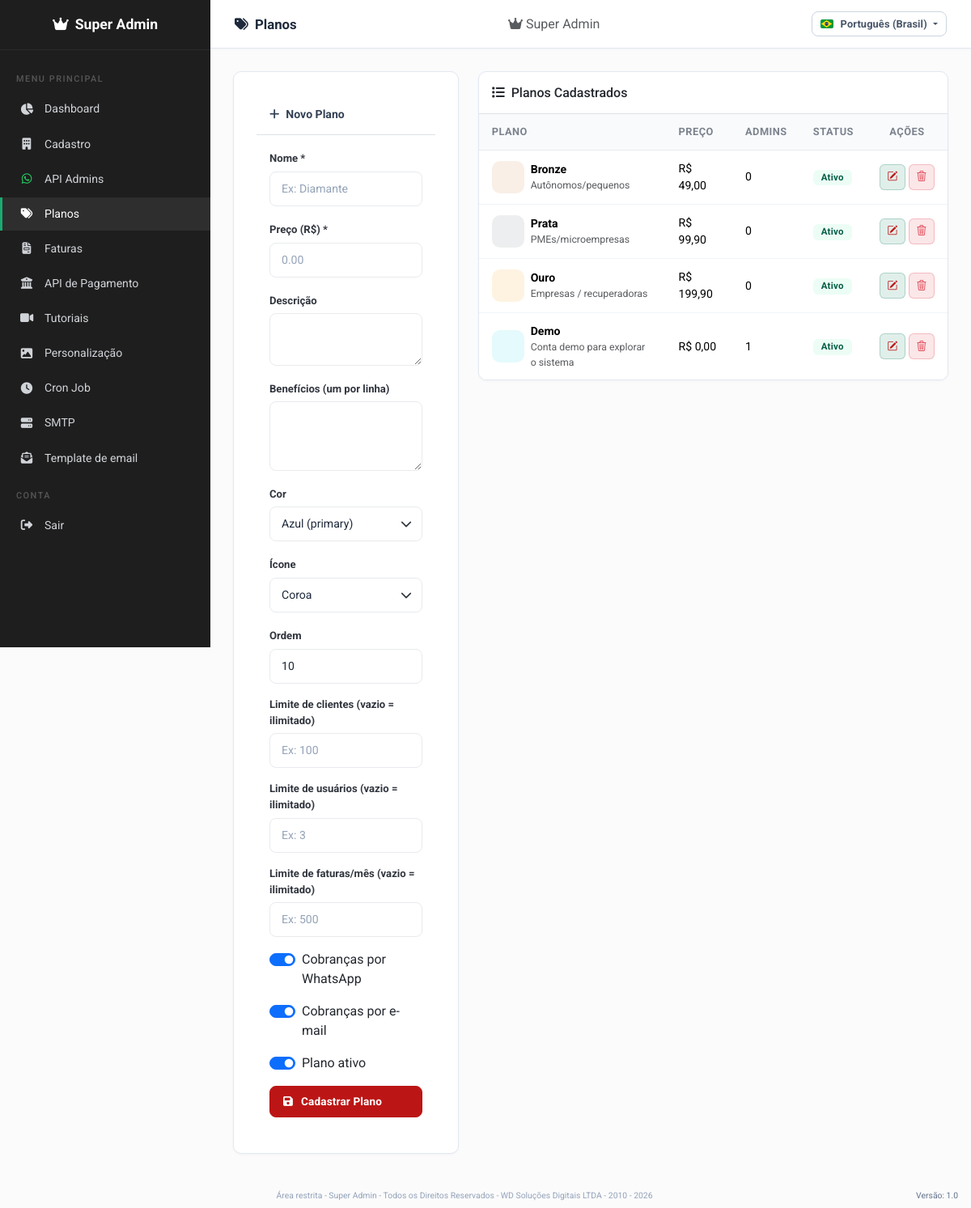
Page /superadmin/planos.php (signed in) on the committed database.
### tables this page shows
CREATE TABLE `planos` (
  `id` int(11) NOT NULL AUTO_INCREMENT,
  `nome` varchar(50) NOT NULL,
  `slug` varchar(50) NOT NULL,
  `preco` decimal(10,2) DEFAULT 0.00,
  `descricao` varchar(500) DEFAULT NULL,
  `beneficios` text DEFAULT NULL,
  `max_clientes` int(11) DEFAULT NULL,
  `max_usuarios` int(11) DEFAULT NULL,
  `max_faturas_mensais` int(11) DEFAULT NULL,
  `whatsapp_cobranca` tinyint(1) DEFAULT 1,
  `email_cobranca` tinyint(1) DEFAULT 1,
  `cor` varchar(20) DEFAULT 'secondary',
  `icon` varchar(100) DEFAULT NULL,
  `ativo` tinyint(1) DEFAULT 1,
  `ordem` int(11) DEFAULT 0,
  `criado_em` timestamp NOT NULL DEFAULT current_timestamp(),
  PRIMARY KEY (`id`),
  UNIQUE KEY `slug` (`slug`)
);

### config/settings.php (called while the page is built, shortened)
<?php
function planoCorHex($cor) {
    $mapa = [
        'primary'   => '#0d6efd',
        'secondary' => '#6c757d',
        'success'   => '#128a53',
        'warning'   => '#f59e0b',
        'danger'    => '#dc3545',
        'info'      => '#22d3ee',
        'bronze'    => '#cd7f32',
        'dark'      => '#1f2937',
        'light'     => '#adb5bd',
    ];
    $cor = strtolower(trim((string)$cor));
    return $mapa[$cor] ?? '#0f7b5c';
}

### superadmin/planos.php (the view, shortened to what this page needs)
<?php
$pdo = getConnection();
$planos = $pdo->query("SELECT p.*, (SELECT COUNT(*) FROM admin_planos ap WHERE ap.plano_id = p.id) AS total_admins FROM planos p ORDER BY p.ordem ASC")->fetchAll();
include __DIR__ . '/includes/header.php';
include __DIR__ . '/includes/sidebar.php';
?>
<div class="main-content">
    <div class="topbar">
        <div>
            <h5><i class="fas fa-tags me-1"></i> Planos</h5>
        </div>
        <div class="dropdown d-none d-md-block">
            <span class="text-muted"><i class="fas fa-crown me-1"></i>Super Admin</span>
        </div>
    </div>
    <div class="content-area fade-in">
        <div class="row g-4">
            <div class="col-lg-4">
                <div class="form-card">
                    <div class="p-3 border-bottom">
                        <h6 class="mb-0"><i class="fas fa-plus me-2"></i>Novo Plano</h6>
                    </div>
                    <div class="p-3">
                        <form method="POST">
                            <div class="mb-3">
                                <label class="form-label">Nome *</label>
                                <input type="text" name="nome" class="form-control" required placeholder="Ex: Diamante">
                            </div>
                            <div class="mb-3">
                                <label class="form-label">Preço (R$) *</label>
                                <input type="number" step="0.01" name="preco" class="form-control" required placeholder="0.00">
                            </div>
                            <div class="mb-3">
                                <label class="form-label">Descrição</label>
                                <textarea name="descricao" class="form-control" rows="2"></textarea>
                            </div>
                            <div class="mb-3">
                                <label class="form-label">Benefícios (um por linha)</label>
                                <textarea name="beneficios" class="form-control" rows="3"></textarea>
                            </div>
                            <div class="mb-3">
                                <label class="form-label">Cor</label>
                                <select name="cor" class="form-select">
                                    <option value="primary">Azul (primary)</option>
                                </select>
                            </div>
                            <div class="mb-3">
                                <label class="form-label">Ícone</label>
                                <select name="icon" class="form-select">
                                    <option value="fa-crown">Coroa <i class="fas fa-crown"></i></option>
                                </select>
                            </div>
                            <div class="mb-3">
                                <label class="form-label">Ordem</label>
                                <input type="number" name="ordem" class="form-control" value="10">
                            </div>
                            <div class="mb-3">
                                <label class="form-label">Limite de clientes (vazio = ilimitado)</label>
                                <input type="number" min="0" name="max_clientes" class="form-control" placeholder="Ex: 100">
                            </div>
                            <div class="mb-3">
                                <label class="form-label">Limite de usuários (vazio = ilimitado)</label>
                                <input type="number" min="0" name="max_usuarios" class="form-control" placeholder="Ex: 3">
                            </div>
                            <div class="mb-3">
                                <label class="form-label">Limite de faturas/mês (vazio = ilimitado)</label>
                                <input type="number" min="0" name="max_faturas_mensais" class="form-control" placeholder="Ex: 500">
                            </div>
                            <div class="mb-3 form-check form-switch">
                                <input class="form-check-input" type="checkbox" name="whatsapp_cobranca" id="planoWhats" checked>
                                <label class="form-check-label" for="planoWhats">Cobranças por WhatsApp</label>
                            </div>
                            <div class="mb-3 form-check form-switch">
                                <input class="form-check-input" type="checkbox" name="email_cobranca" id="planoEmail" checked>
                                <label class="form-check-label" for="planoEmail">Cobranças por e-mail</label>
                            </div>
                            <div class="mb-3 form-check form-switch">
                                <input class="form-check-input" type="checkbox" name="ativo" id="planoAtivo" checked>
                                <label class="form-check-label" for="planoAtivo">Plano ativo</label>
                            </div>
                            <button class="btn btn-primary w-100"><i class="fas fa-save me-1"></i>Cadastrar Plano</button>
                        </form>
                    </div>
                </div>
            </div>
            <div class="col-lg-8">
                <div class="table-card">
                    <div class="p-3 border-bottom">
                        <h6 class="mb-0"><i class="fas fa-list me-2"></i>Planos Cadastrados</h6>
                    </div>
                    <div class="table-responsive">
                        <table class="table table-hover">
                            <thead>
                                <tr>
                                    <th>Plano</th>
                                    <th>Preço</th>
                                    <th>Admins</th>
                                    <th>Status</th>
                                    <th class="text-center">Ações</th>
                                </tr>
                            </thead>
                            <tbody>
                                <?php if (empty($planos)): ?>
                                    <tr><td colspan="5" class="text-center text-muted py-4">Nenhum plano cadastrado</td></tr>
                                <?php else: foreach ($planos as $pl):
                                    $corHex = planoCorHex($pl['cor'] ?? 'secondary');
                                    $tinta = $corHex . '1f';
                                ?>
                                    <tr>
                                        <td>
                                            <div class="d-flex align-items-center gap-2">
                                                <span class="plano-ico-tile" style="background:<?= $tinta ?>;color:<?= $corHex ?>;" title="<?= htmlspecialchars($pl['icon'] ?: '') ?>">
                                                </span>
                                                <div>
                                                    <strong><?= htmlspecialchars($pl['nome']) ?></strong>
                                                    <?php if (!empty($pl['descricao'])): ?>
                                                        <small class="text-muted d-block"><?= htmlspecialchars($pl['descricao']) ?></small>
                                                    <?php endif; ?>
                                                </div>
                                            </div>
                                        </td>
                                        <td>R$ <?= number_format($pl['preco'], 2, ',', '.') ?></td>
                                        <td><?= $pl['total_admins'] ?></td>
                                        <td>
                                            <?php if ($pl['ativo']): ?>
                                                <span class="badge bg-success">Ativo</span>
                                            <?php else: ?>
                                                <span class="badge bg-secondary">Inativo</span>
                                            <?php endif; ?>
                                        </td>
                                        <td class="text-center">
                                            <div class="d-inline-flex gap-1">
                                                <a href="edit_plano.php?editar=<?= $pl['id'] ?>" class="acao-btn acao-btn-primary" title="Editar"><i class="bi bi-pencil-square"></i></a>
                                                <a href="planos.php?excluir=<?= $pl['id'] ?>" class="acao-btn acao-btn-danger" title="Excluir" onclick="return confirmarExclusao('<?= htmlspecialchars(addslashes($pl['nome'])) ?>', this.href);"><i class="bi bi-trash3"></i></a>
                                            </div>
                                        </td>
                                    </tr>
                                <?php endforeach; endif; ?>
                            </tbody>
                        </table>
                    </div>
                </div>
            </div>
        </div>
    </div>
</div>
<?php include __DIR__ . '/includes/footer.php'; ?>

### rows in the picture
planos: nome "Bronze", descricao "Autônomos/pequenos", preco "49,00", total_admins "0", ativo "Ativo"
planos: nome "Prata", descricao "PMEs/microempresas", preco "99,90", total_admins "0", ativo "Ativo"
planos: nome "Ouro", descricao "Empresas / recuperadoras", preco "199,90", total_admins "0", ativo "Ativo"
planos: nome "Demo", descricao "Conta demo para explorar o sistema", preco "0,00", total_admins "1", ativo "Ativo"

### other values in the picture
t('layout.super_admin') "Super Admin"
t('layout.menu_label') "MENU PRINCIPAL"
t('nav.dashboard') "Dashboard"
t('nav.cadastro') "Cadastro"
t('nav.api_admins') "API Admins"
t('nav.planos') "Planos"
t('nav.faturas') "Faturas"
t('nav.api_pagamento') "API de Pagamento"
t('nav.tutoriais') "Tutoriais"
t('nav.personalizacao') "Personalização"
t('nav.cron_job') "Cron Job"
t('layout.conta') "CONTA"
t('nav.sair') "Sair"
